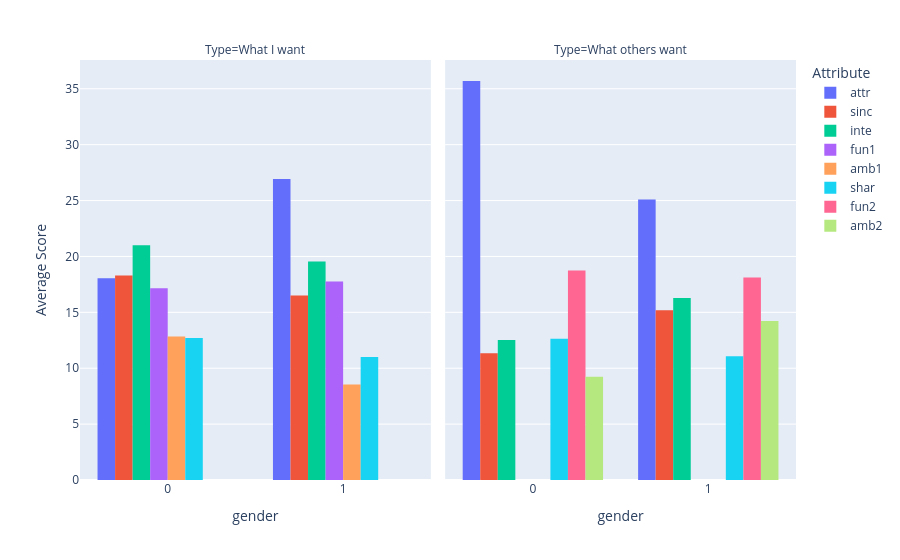

This figure's notebook cell:
### Code cell
# 1. Melt the data for both sets of columns
long_df = df.melt(
    id_vars=['gender'], 
    value_vars=['attr1_1','sinc1_1','intel1_1','fun1_1','amb1_1', 'shar1_1',
                'attr2_1','sinc2_1','intel2_1','fun2_1','amb2_1', 'shar2_1'],
    var_name='Attribute_Full', 
    value_name='Score'
)

print(long_df)

# 2. Extract the "Type" (1_1 vs 2_1) and "Attribute Name"
#   'attr1_1' -> Attribute='attr', Type='What I want'
long_df['Type'] = long_df['Attribute_Full'].apply(lambda x: 'What I want' if '1_1' in x else 'What others want')
long_df['Attribute'] = long_df['Attribute_Full'].str[:4] # Grab first 4 chars (attr, sinc, etc)

# 3. Plot with Facets
fig = px.histogram(
    long_df, 
    x="gender", 
    y="Score", 
    color="Attribute",      # Colors will now match across both panels
    facet_col="Type",       # Creates the side-by-side split!
    barmode="group",
    histfunc="avg"
)

fig.update_layout(yaxis_title="Average Score")
fig.show()

### Figure 1 — Plotly figure (JSON) as saved in the notebook; plotly's stock layout.template omitted (floating-point values rounded to 4 significant figures; data arrays with more than 128 entries replaced by an {"elided": "..."} marker saying what was removed)
{"data": [{"alignmentgroup": "True", "bingroup": "x", "histfunc": "avg", "hovertemplate": "Attribute=attr<br>Type=What I want<br>gender=%{x}<br>avg of Score=%{y}<extra></extra>", "legendgroup": "attr", "marker": {"color": "#636efa", "pattern": {"shape": ""}}, "name": "attr", "offsetgroup": "attr", "orientation": "v", "showlegend": true, "type": "histogram", "x": {"elided": "8378 int values"}, "xaxis": "x", "y": {"elided": "8378 float values"}, "yaxis": "y"}, {"alignmentgroup": "True", "bingroup": "x", "histfunc": "avg", "hovertemplate": "Attribute=attr<br>Type=What others want<br>gender=%{x}<br>avg of Score=%{y}<extra></extra>", "legendgroup": "attr", "marker": {"color": "#636efa", "pattern": {"shape": ""}}, "name": "attr", "offsetgroup": "attr", "orientation": "v", "showlegend": false, "type": "histogram", "x": {"elided": "8378 int values"}, "xaxis": "x2", "y": {"elided": "8378 float values"}, "yaxis": "y2"}, {"alignmentgroup": "True", "bingroup": "x", "histfunc": "avg", "hovertemplate": "Attribute=sinc<br>Type=What I want<br>gender=%{x}<br>avg of Score=%{y}<extra></extra>", "legendgroup": "sinc", "marker": {"color": "#EF553B", "pattern": {"shape": ""}}, "name": "sinc", "offsetgroup": "sinc", "orientation": "v", "showlegend": true, "type": "histogram", "x": {"elided": "8378 int values"}, "xaxis": "x", "y": {"elided": "8378 float values"}, "yaxis": "y"}, {"alignmentgroup": "True", "bingroup": "x", "histfunc": "avg", "hovertemplate": "Attribute=sinc<br>Type=What others want<br>gender=%{x}<br>avg of Score=%{y}<extra></extra>", "legendgroup": "sinc", "marker": {"color": "#EF553B", "pattern": {"shape": ""}}, "name": "sinc", "offsetgroup": "sinc", "orientation": "v", "showlegend": false, "type": "histogram", "x": {"elided": "8378 int values"}, "xaxis": "x2", "y": {"elided": "8378 float values"}, "yaxis": "y2"}, {"alignmentgroup": "True", "bingroup": "x", "histfunc": "avg", "hovertemplate": "Attribute=inte<br>Type=What I want<br>gender=%{x}<br>avg of Score=%{y}<extra></extra>", "legendgroup": "inte", "marker": {"color": "#00cc96", "pattern": {"shape": ""}}, "name": "inte", "offsetgroup": "inte", "orientation": "v", "showlegend": true, "type": "histogram", "x": {"elided": "8378 int values"}, "xaxis": "x", "y": {"elided": "8378 float values"}, "yaxis": "y"}, {"alignmentgroup": "True", "bingroup": "x", "histfunc": "avg", "hovertemplate": "Attribute=inte<br>Type=What others want<br>gender=%{x}<br>avg of Score=%{y}<extra></extra>", "legendgroup": "inte", "marker": {"color": "#00cc96", "pattern": {"shape": ""}}, "name": "inte", "offsetgroup": "inte", "orientation": "v", "showlegend": false, "type": "histogram", "x": {"elided": "8378 int values"}, "xaxis": "x2", "y": {"elided": "8378 float values"}, "yaxis": "y2"}, {"alignmentgroup": "True", "bingroup": "x", "histfunc": "avg", "hovertemplate": "Attribute=fun1<br>Type=What I want<br>gender=%{x}<br>avg of Score=%{y}<extra></extra>", "legendgroup": "fun1", "marker": {"color": "#ab63fa", "pattern": {"shape": ""}}, "name": "fun1", "offsetgroup": "fun1", "orientation": "v", "showlegend": true, "type": "histogram", "x": {"elided": "8378 int values"}, "xaxis": "x", "y": {"elided": "8378 float values"}, "yaxis": "y"}, {"alignmentgroup": "True", "bingroup": "x", "histfunc": "avg", "hovertemplate": "Attribute=amb1<br>Type=What I want<br>gender=%{x}<br>avg of Score=%{y}<extra></extra>", "legendgroup": "amb1", "marker": {"color": "#FFA15A", "pattern": {"shape": ""}}, "name": "amb1", "offsetgroup": "amb1", "orientation": "v", "showlegend": true, "type": "histogram", "x": {"elided": "8378 int values"}, "xaxis": "x", "y": {"elided": "8378 float values"}, "yaxis": "y"}, {"alignmentgroup": "True", "bingroup": "x", "histfunc": "avg", "hovertemplate": "Attribute=shar<br>Type=What I want<br>gender=%{x}<br>avg of Score=%{y}<extra></extra>", "legendgroup": "shar", "marker": {"color": "#19d3f3", "pattern": {"shape": ""}}, "name": "shar", "offsetgroup": "shar", "orientation": "v", "showlegend": true, "type": "histogram", "x": {"elided": "8378 int values"}, "xaxis": "x", "y": {"elided": "8378 float values"}, "yaxis": "y"}, {"alignmentgroup": "True", "bingroup": "x", "histfunc": "avg", "hovertemplate": "Attribute=shar<br>Type=What others want<br>gender=%{x}<br>avg of Score=%{y}<extra></extra>", "legendgroup": "shar", "marker": {"color": "#19d3f3", "pattern": {"shape": ""}}, "name": "shar", "offsetgroup": "shar", "orientation": "v", "showlegend": false, "type": "histogram", "x": {"elided": "8378 int values"}, "xaxis": "x2", "y": {"elided": "8378 float values"}, "yaxis": "y2"}, {"alignmentgroup": "True", "bingroup": "x", "histfunc": "avg", "hovertemplate": "Attribute=fun2<br>Type=What others want<br>gender=%{x}<br>avg of Score=%{y}<extra></extra>", "legendgroup": "fun2", "marker": {"color": "#FF6692", "pattern": {"shape": ""}}, "name": "fun2", "offsetgroup": "fun2", "orientation": "v", "showlegend": true, "type": "histogram", "x": {"elided": "8378 int values"}, "xaxis": "x2", "y": {"elided": "8378 float values"}, "yaxis": "y2"}, {"alignmentgroup": "True", "bingroup": "x", "histfunc": "avg", "hovertemplate": "Attribute=amb2<br>Type=What others want<br>gender=%{x}<br>avg of Score=%{y}<extra></extra>", "legendgroup": "amb2", "marker": {"color": "#B6E880", "pattern": {"shape": ""}}, "name": "amb2", "offsetgroup": "amb2", "orientation": "v", "showlegend": true, "type": "histogram", "x": {"elided": "8378 int values"}, "xaxis": "x2", "y": {"elided": "8378 float values"}, "yaxis": "y2"}], "layout": {"annotations": [{"font": {}, "showarrow": false, "text": "Type=What I want", "x": 0.245, "xanchor": "center", "xref": "paper", "y": 1, "yanchor": "bottom", "yref": "paper"}, {"font": {}, "showarrow": false, "text": "Type=What others want", "x": 0.755, "xanchor": "center", "xref": "paper", "y": 1, "yanchor": "bottom", "yref": "paper"}], "barmode": "group", "legend": {"title": {"text": "Attribute"}, "tracegroupgap": 0}, "margin": {"t": 60}, "xaxis": {"anchor": "y", "domain": [0, 0.49], "title": {"text": "gender"}}, "xaxis2": {"anchor": "y2", "domain": [0.51, 1], "matches": "x", "title": {"text": "gender"}}, "yaxis": {"anchor": "x", "domain": [0, 1], "title": {"text": "Average Score"}}, "yaxis2": {"anchor": "x2", "domain": [0, 1], "matches": "y", "showticklabels": false}}}
